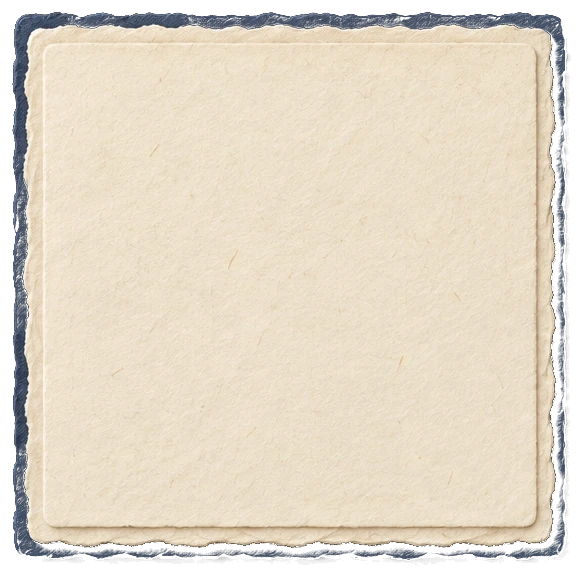
#> input picture games/shape-to-picture/assets/ui/build-mat.webp, 583 x 578 px, given in place of railway-meadow-master.png, which was not available
$ python finalize-art.py
#> lines starting #> are read from the running program, lines starting #| are printed output that depends on the picture; after the words box and inside, x2 and y2 are one past the last pixel; in counts of white or black regions, pixels touching at a corner belong together; pictures that were not available may be replaced by others from this repository, and a replacement may not be noted
#!/usr/bin/env python3
"""Finalize Pattern Train's approved GPT Image 2 sheets into runtime art.

The shared cutter owns object detection and immutable source crops. This script
only removes the wide low-alpha generation glow, trims transparent padding,
resizes with Lanczos, and writes quality-optimized WebP runtime derivatives
plus a magenta alpha QC contact sheet. It never edits the source masters or
cutter manifests.
"""

from __future__ import annotations

from pathlib import Path

from PIL import Image, ImageChops, ImageFilter


GAME = Path(__file__).resolve().parents[1]
SOURCE = GAME / "assets" / "source"
ART = GAME / "assets" / "art"
TOKENS = ART / "tokens"
QA = SOURCE / "qa"


def clean_alpha(path: Path, *, max_size: tuple[int, int]) -> Image.Image:
    image = Image.open(path).convert("RGBA")
    alpha = image.getchannel("A")

    # GPT Image 2 keeps the subject alpha-clean but may add a broad colored
    # glow at very low opacity. Keep the original antialiasing only near the
    # high-confidence opaque subject core; discard distant haze.
    core = alpha.point(lambda value: 255 if value >= 150 else 0)
    near_subject = core.filter(ImageFilter.MaxFilter(17))
    cleaned_alpha = ImageChops.multiply(alpha, near_subject)
    image.putalpha(cleaned_alpha)

    bbox = cleaned_alpha.point(lambda value: 255 if value > 6 else 0).getbbox()
    if not bbox:
        raise ValueError(f"no visible subject after alpha cleanup: {path}")
    pad = 4
    left, top, right, bottom = bbox
    bbox = (
        max(0, left - pad),
        max(0, top - pad),
        min(image.width, right + pad),
        min(image.height, bottom + pad),
    )
    image = image.crop(bbox)
    image.thumbnail(max_size, Image.Resampling.LANCZOS)
    return image


def save_alpha(source: Path, destination: Path, size: tuple[int, int]) -> None:
    destination.parent.mkdir(parents=True, exist_ok=True)
    image = clean_alpha(source, max_size=size)
    # Quality 88 keeps the painted grain and clean silhouettes while avoiding
    # multi-hundred-kilobyte lossless sprites on older tablets. `exact` keeps
    # RGB values under transparent pixels stable for dependable edge cleanup.
    image.save(destination, "WEBP", lossless=False, quality=88, method=6, exact=True)


def save_background() -> None:
    source = SOURCE / "gpt-image-2" / "railway-meadow-master.png"
    image = Image.open(source).convert("RGB")
    image.thumbnail((1600, 1200), Image.Resampling.LANCZOS)
    image.save(ART / "railway-meadow.webp", "WEBP", quality=78, method=6)


def save_hub_tile() -> None:
    edited = SOURCE / "local-api" / "krea2" / "hub-tile-qwen-edit.png"
    original = SOURCE / "local-api" / "krea2" / "hub-tile-master.png"
    source = edited if edited.is_file() else original
    if not source.is_file():
        return
    image = Image.open(source).convert("RGB")
    target = 640 / 533
    ratio = image.width / image.height
    if ratio > target:
        width = round(image.height * target)
        left = (image.width - width) // 2
        image = image.crop((left, 0, left + width, image.height))
    elif ratio < target:
        height = round(image.width / target)
        top = (image.height - height) // 2
        image = image.crop((0, top, image.width, top + height))
    image = image.resize((640, 533), Image.Resampling.LANCZOS)
    image.save(GAME.parents[1] / "assets" / "hub" / "tiles" / "pattern-train.jpg", "JPEG", quality=88, optimize=True)


def alpha_contact(paths: list[Path]) -> None:
    tile = 240
    columns = 5
    rows = (len(paths) + columns - 1) // columns
    sheet = Image.new("RGB", (columns * tile, rows * tile), "#ff00ff")
    for index, path in enumerate(paths):
        image = Image.open(path).convert("RGBA")
        image.thumbnail((tile - 24, tile - 24), Image.Resampling.LANCZOS)
        x = (index % columns) * tile + (tile - image.width) // 2
        y = (index // columns) * tile + (tile - image.height) // 2
        sheet.paste(image, (x, y), image)
    QA.mkdir(parents=True, exist_ok=True)
    sheet.save(QA / "alpha-magenta-contact.png", "PNG", optimize=True)


def main() -> None:
    ART.mkdir(parents=True, exist_ok=True)
    TOKENS.mkdir(parents=True, exist_ok=True)
    save_background()
#> in save_background, `image = Image.open(source).convert("RGB")`:
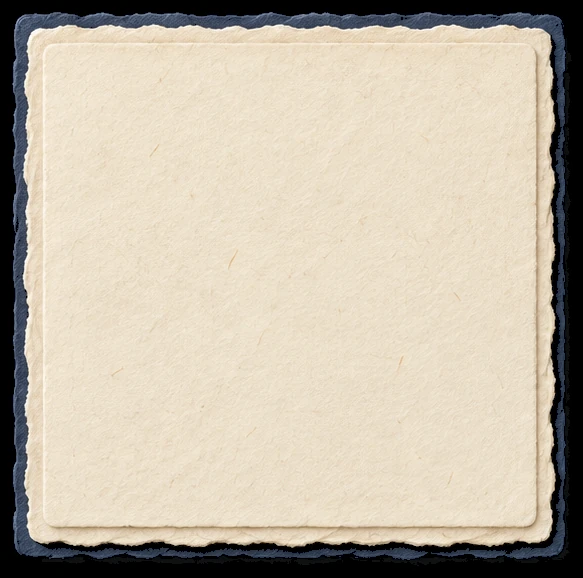
#> image: PIL image 583x578 RGB; mean R, G, B 192.8, 183.1, 166.5

    title = SOURCE / "gpt-image-2" / "title-lockup-master.png"
    save_alpha(title, ART / "title-lockup.webp", (960, 420))
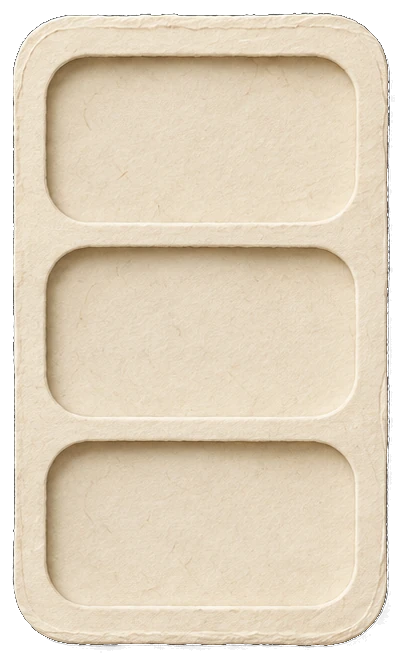
#> input picture games/shape-to-picture/assets/ui/tray.webp, 407 x 664 px, given in place of title-lockup-master.png, which was not available
#> in clean_alpha, image is the input picture: PIL image 407x664 RGBA; mean R, G, B, A 192.4, 179.3, 158.6, 219.8
#> in clean_alpha, `alpha = image.getchannel("A")`:
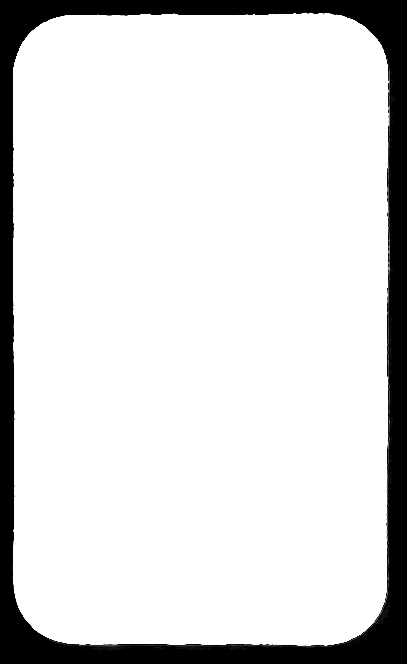
#> alpha: PIL image 407x664 L; min 0, max 255, mean 219.8
#> in clean_alpha, `core = alpha.point(lambda value: 255 if value >= 150 else 0)`:
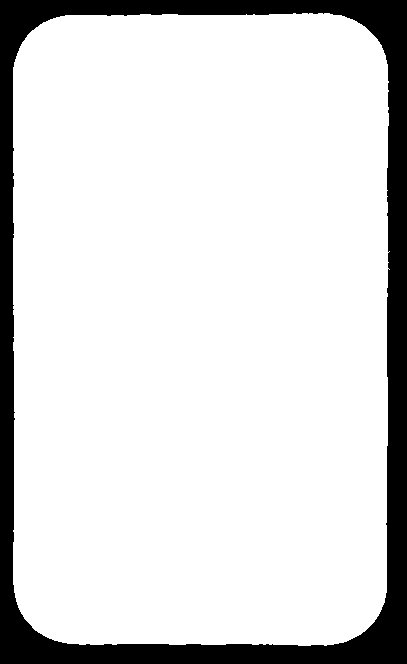
#> core: PIL image 407x664 L; 86.1% white; 1 black region, box (x1, y1, x2, y2) and area: (0, 0, 407, 664) 37675
#> in clean_alpha, `near_subject = core.filter(ImageFilter.MaxFilter(17))`:
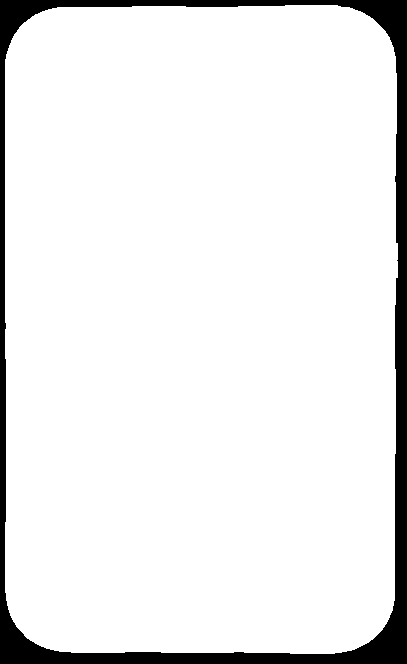
#> near_subject: PIL image 407x664 L; 92.3% white; 1 black region, box (x1, y1, x2, y2) and area: (0, 0, 407, 664) 20908
#> in clean_alpha, `bbox = cleaned_alpha.point(lambda value: 255 if value > 6 else 0).getb..`: bbox = (12, 12, 395, 653)
#> in clean_alpha, `left, top, right, bottom = bbox`: left = 12; right = 395; bottom = 653
#> in clean_alpha, `bbox = ( max(0, left - pad), max(0, top - pad), min(image.width, right..`: bbox = (8, 8, 399, 657)
#> in clean_alpha, `image = image.crop(bbox)`:
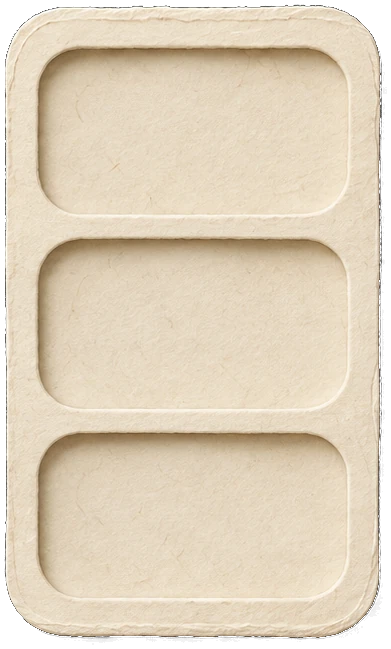
#> image: PIL image 391x649 RGBA; mean R, G, B, A 204.9, 190.9, 168.9, 234; transparent parts drawn white

    rail = SOURCE / "cuts" / "rail-ui"
    for name, size in {
        "locomotive": (520, 440),
        "wagon": (420, 280),
        "tray": (760, 360),
        "plaque": (720, 360),
        "button-yellow": (560, 280),
        "button-coral": (560, 280),
    }.items():
        save_alpha(rail / f"{name}.png", ART / f"{name}.webp", size)

    token_cuts = SOURCE / "cuts" / "tokens"
    token_paths: list[Path] = []
    for name in ("red-triangle", "blue-square", "yellow-circle", "green-star", "clap", "stomp", "tap", "shake"):
        destination = TOKENS / f"{name}.webp"
        save_alpha(token_cuts / f"{name}.png", destination, (300, 300))
        token_paths.append(destination)

    effects = SOURCE / "cuts" / "mode-effects"
    effect_paths: list[Path] = []
    for name, size in {
        "mode-shapes": (560, 420),
        "mode-actions": (560, 420),
        "mode-builder": (560, 420),
        "gold-star": (280, 280),
        "spark": (260, 300),
        "whistle": (360, 280),
    }.items():
        destination = ART / f"{name}.webp"
        save_alpha(effects / f"{name}.png", destination, size)
        effect_paths.append(destination)

    save_hub_tile()
    alpha_contact([
        ART / "title-lockup.webp",
        ART / "locomotive.webp",
        ART / "wagon.webp",
        ART / "tray.webp",
        ART / "plaque.webp",
        ART / "button-yellow.webp",
        ART / "button-coral.webp",
        *token_paths,
        *effect_paths,
    ])


if __name__ == "__main__":
#> (the run stopped early here; a loop or call above may not have finished)
